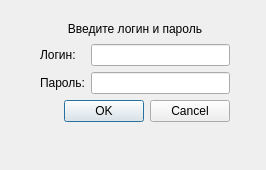
<?xml version="1.0" encoding="UTF-8"?>
<ui version="4.0">
 <class>Dialog</class>
 <widget class="QDialog" name="Dialog">
  <property name="geometry">
   <rect>
    <x>0</x>
    <y>0</y>
    <width>266</width>
    <height>170</height>
   </rect>
  </property>
  <property name="windowTitle">
   <string>Регистрация</string>
  </property>
  <property name="windowIcon">
   <iconset>
    <normaloff>../../../Downloads/Books_icon-icons.com_76879.png</normaloff>../../../Downloads/Books_icon-icons.com_76879.png</iconset>
  </property>
  <widget class="QWidget" name="">
   <property name="geometry">
    <rect>
     <x>40</x>
     <y>20</y>
     <width>190</width>
     <height>102</height>
    </rect>
   </property>
   <layout class="QVBoxLayout" name="verticalLayout_4">
    <item>
     <widget class="QLabel" name="status">
      <property name="text">
       <string>Введите логин и пароль</string>
      </property>
      <property name="alignment">
       <set>Qt::AlignCenter</set>
      </property>
     </widget>
    </item>
    <item>
     <layout class="QVBoxLayout" name="verticalLayout_3">
      <item>
       <layout class="QHBoxLayout" name="horizontalLayout">
        <item>
         <layout class="QVBoxLayout" name="verticalLayout">
          <item>
           <widget class="QLabel" name="log">
            <property name="text">
             <string>Логин:</string>
            </property>
           </widget>
          </item>
          <item>
           <widget class="QLabel" name="pas">
            <property name="text">
             <string>Пароль:</string>
            </property>
           </widget>
          </item>
         </layout>
        </item>
        <item>
         <layout class="QVBoxLayout" name="verticalLayout_2">
          <item>
           <widget class="QLineEdit" name="login_text"/>
          </item>
          <item>
           <widget class="QLineEdit" name="pass_text">
            <property name="echoMode">
             <enum>QLineEdit::Password</enum>
            </property>
           </widget>
          </item>
         </layout>
        </item>
       </layout>
      </item>
      <item>
       <widget class="QDialogButtonBox" name="buttonBox">
        <property name="orientation">
         <enum>Qt::Horizontal</enum>
        </property>
        <property name="standardButtons">
         <set>QDialogButtonBox::Cancel|QDialogButtonBox::Ok</set>
        </property>
       </widget>
      </item>
     </layout>
    </item>
   </layout>
  </widget>
 </widget>
 <resources/>
 <connections/>
</ui>
